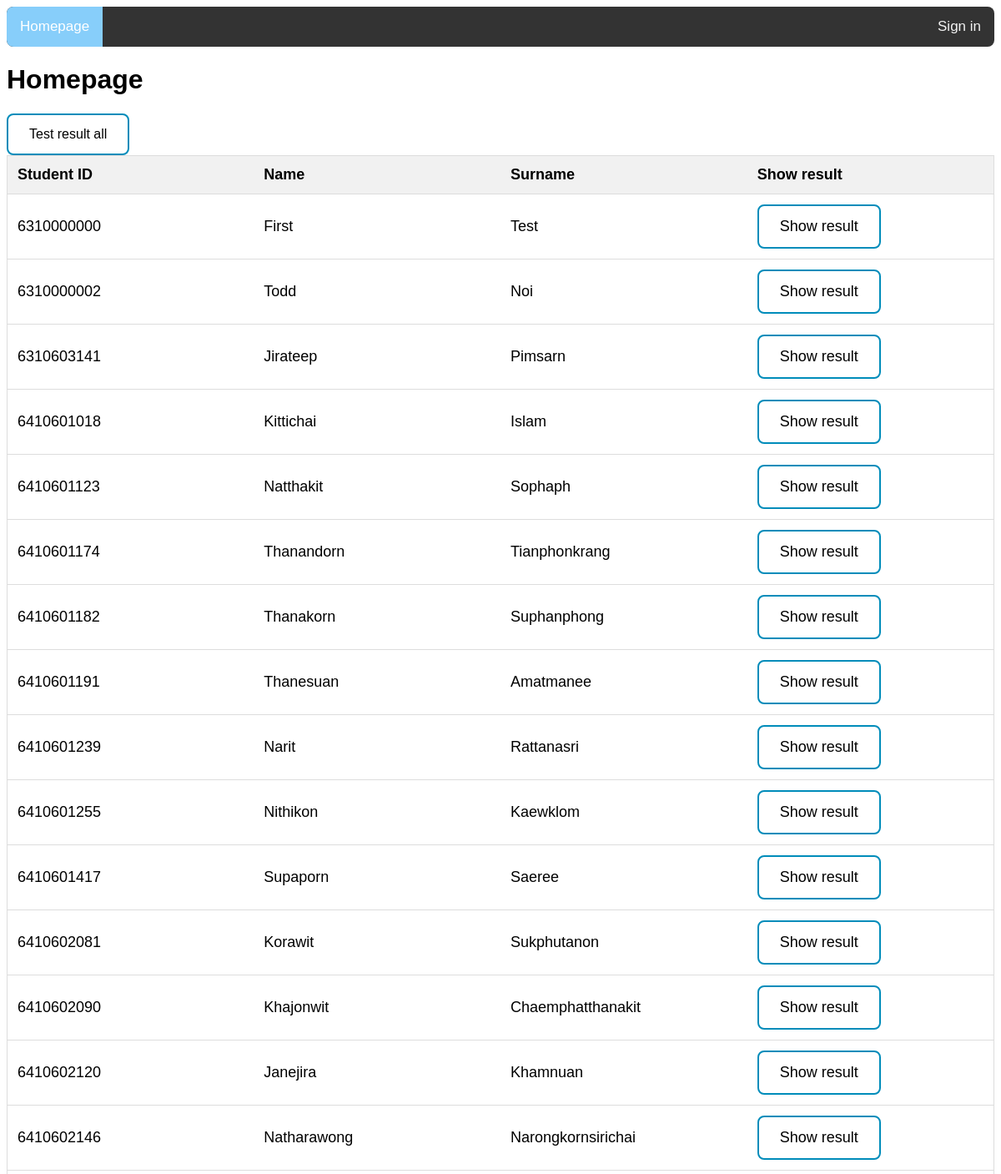
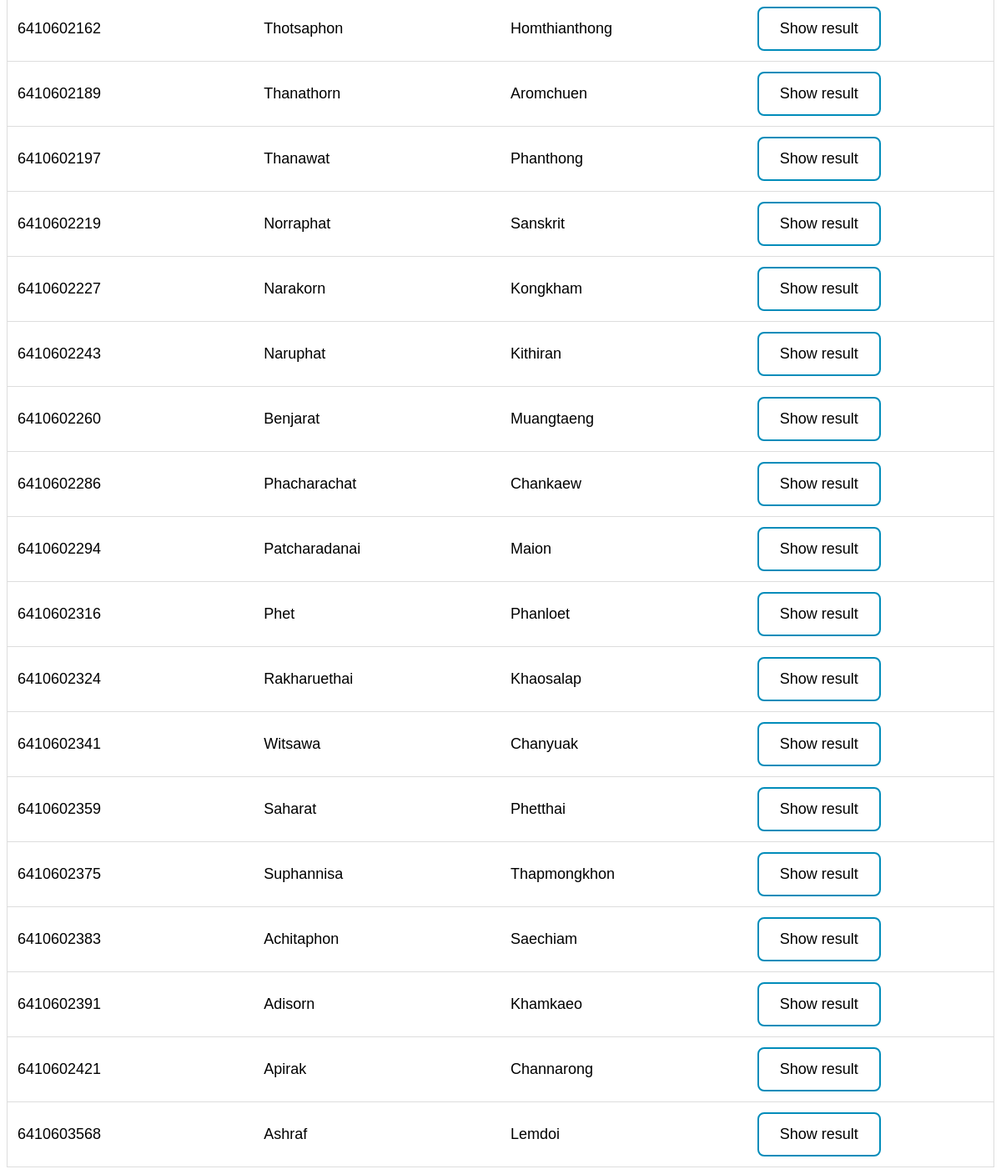
The page / on the database its author committed (2 pictures, top to bottom).
### myapp/models.py (models this page shows, shortened)
class Person(models.Model):
    student_id = models.CharField(max_length=20, primary_key=True)
    name = models.CharField(max_length=100)
    surname = models.CharField(max_length=100)
    student_type = models.CharField(max_length=100, blank=True, null=True)
    date = models.DateField(auto_now_add=True)

### myapp/views.py (the view)
# urls.py: path('', views.home),
def home(request):
    all_person = Person.objects.all().order_by('student_id')
    return render(request, "home.html", {"all_person":all_person})

### myapp/templates/home.html (shortened to what this page needs)
{% extends "base.html" %}
{% block content %}
    <h1>Homepage</h1>
    {% if user.is_authenticated %}
        <div>
          <a class="addStd" href="/add_user">Add student</a>
          <a class="showButton" href="/upload_csv">Upload CSV</a>
          <a class="testresultButton" href="/test_result_all">Test result all</a>
        </div>
        <input type="text" id="myInput" onkeyup="SearchFunction()" placeholder="Search for student ID.." title="Type in a number">
        <table id="myTable">
            <thead>
                <tr class="header">
                    <th>Student ID</th>
                    <th>Name</th>
                    <th>Surname</th>
                    <th>Control</th>
                    <th>Show result</th>
                    <th>Edit</th>
                </tr>
            </thead>
            <tbody>
                {% for person in all_person %}
                    <tr>
                        <td>{{person.student_id}}</td>
                        <td>{{person.name}}</td>
                        <td>{{person.surname}}</td>
                        <td><a class="showButton" href="test_control/{{person.student_id}}">Control</a></td>
                        <td><a class="showButton" href="test_result/{{person.student_id}}">Show result</a></td>
                        <td>
                          <a class="edit" href="edit_user/{{person.student_id}}">Edit</a>
                          <a class="delete_user" href="delete_user/{{person.student_id}}" onclick="return confirm('คุณต้องการลบ {{person.student_id}} {{person.name}} หรือไม่?')">Delete</a>
                        </td>
                    </tr>
                {% endfor %}
            </tbody>
        </table>
    {% else %}
        <div>
            <a class="showButton" href="/test_result_all">Test result all</a>
        </div>
        <table id="myTable">
            <thead>
                <tr class="header">
                    <th>Student ID</th>
                    <th>Name</th>
                    <th>Surname</th>
                    <th>Show result</th>
                </tr>
            </thead>
            <tbody>
                {% for person in all_person %}
                    <tr>
                        <td>{{person.student_id}}</td>
                        <td>{{person.name}}</td>
                        <td>{{person.surname}}</td>
                        <td><a class="showButton" href="test_result/{{person.student_id}}">Show result</a></td>
                    </tr>
                {% endfor %}
            </tbody>
        </table>
    {% endif %}
{% endblock %}

### myapp/static/css/styles.css (style rules this page uses)
body { font-family: Arial; }
a.showButton:link, a.showButton:visited { background-color: transparent; color: black; border: 2px solid #008CBA; border-radius: 8px; padding: 14px 25px; text-align: center; text-decoration: none; display: inline-block; transition-duration: 0.4s; }
#myTable, #myTable2 { border-collapse: collapse; width: 100%; border: 1px solid #ddd; font-size: 18px; }
#myTable th, #myTable td { text-align: left; padding: 12px; width: 16.66%; }
#myTable tr, #myTable2 tr { border-bottom: 1px solid #ddd; }
#myTable tr.header, #myTable tr:hover, #myTable2 tr.header, #myTable2 tr:hover { background-color: #f1f1f1; }

### rows shown on the page
Person: student_id "6310000000", name "First", surname "Test"
Person: student_id "6310000002", name "Todd", surname "Noi"
Person: student_id "6310603141", name "Jirateep", surname "Pimsarn"
Person: student_id "6410601018", name "Kittichai", surname "Islam"
Person: student_id "6410601123", name "Natthakit", surname "Sophaph"
Person: student_id "6410601174", name "Thanandorn", surname "Tianphonkrang"
Person: student_id "6410601182", name "Thanakorn", surname "Suphanphong"
Person: student_id "6410601191", name "Thanesuan", surname "Amatmanee"
Person: student_id "6410601239", name "Narit", surname "Rattanasri"
Person: student_id "6410601255", name "Nithikon", surname "Kaewklom"
Person: student_id "6410601417", name "Supaporn", surname "Saeree"
Person: student_id "6410602081", name "Korawit", surname "Sukphutanon"
Person: student_id "6410602090", name "Khajonwit", surname "Chaemphatthanakit"
Person: student_id "6410602120", name "Janejira", surname "Khamnuan"
Person: student_id "6410602146", name "Natharawong", surname "Narongkornsirichai"
Person: student_id "6410602162", name "Thotsaphon", surname "Homthianthong"
Person: student_id "6410602189", name "Thanathorn", surname "Aromchuen"
Person: student_id "6410602197", name "Thanawat", surname "Phanthong"
Person: student_id "6410602219", name "Norraphat", surname "Sanskrit"
Person: student_id "6410602227", name "Narakorn", surname "Kongkham"
Person: student_id "6410602243", name "Naruphat", surname "Kithiran"
Person: student_id "6410602260", name "Benjarat", surname "Muangtaeng"
Person: student_id "6410602286", name "Phacharachat", surname "Chankaew"
Person: student_id "6410602294", name "Patcharadanai", surname "Maion"
Person: student_id "6410602316", name "Phet", surname "Phanloet"
Person: student_id "6410602324", name "Rakharuethai", surname "Khaosalap"
Person: student_id "6410602341", name "Witsawa", surname "Chanyuak"
Person: student_id "6410602359", name "Saharat", surname "Phetthai"
Person: student_id "6410602375", name "Suphannisa", surname "Thapmongkhon"
Person: student_id "6410602383", name "Achitaphon", surname "Saechiam"
Person: student_id "6410602391", name "Adisorn", surname "Khamkaeo"
Person: student_id "6410602421", name "Apirak", surname "Channarong"
Person: student_id "6410603568", name "Ashraf", surname "Lemdoi"
